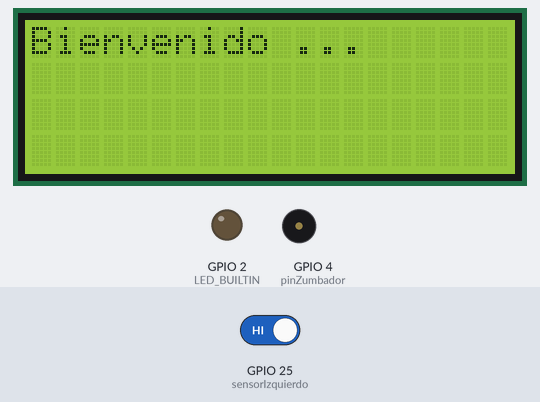
A program run on a simulated ESP32. Shown: 20×4 character LCD, output pins drawn as LEDs (lit = HIGH), buzzer (waves = sounding). Inputs (shaded band) come from the test bench; at power-on: GPIO 25 (sensorIzquierdo) HIGH. WiFi joins after 1.5 s; servers stay silent unless stated; uploads are accepted with an empty reply; what the program prints to the serial monitor is not drawn.

Above: at 0.1 s.
3.3 s: GPIO 25 (sensorIzquierdo) driven LOW
At 5.4 s:
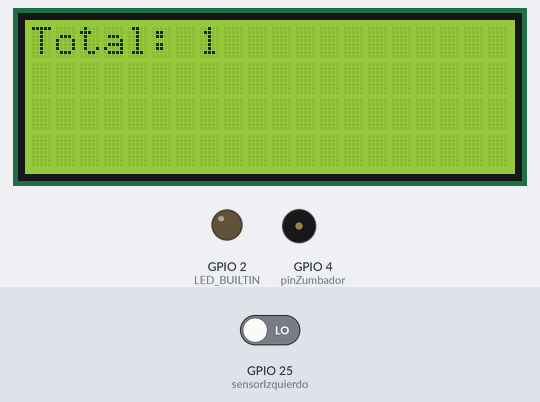
At 9.6 s:
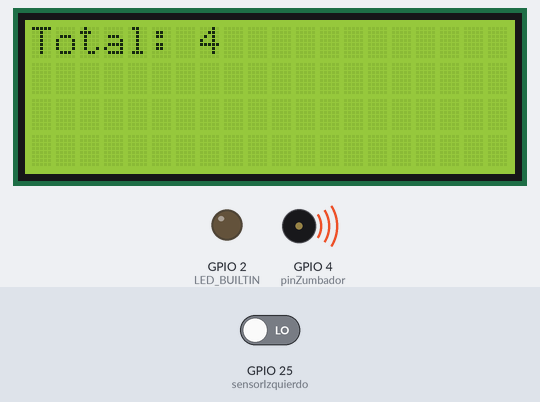
Timing chart, 0 to 12.3 s (numbered marks = the images above; inputs shaded):
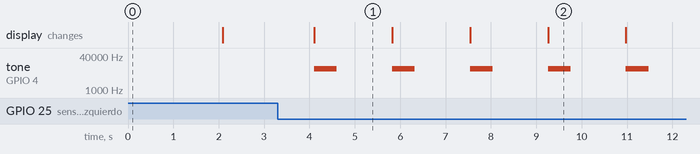

Measured:
- after the input at 3.3 s, tone on GPIO 4 (pinZumbador): alternates 10000 Hz for 0.50 s and silent for 1.2 s, starting after 0.81 s; the display: changes after 0.81 s (image 1)

The program:

main.cpp
```cpp
#include <Arduino.h>
#include <WiFi.h>
#include <HTTPClient.h>

#include <Wire.h>
#include <LiquidCrystal_I2C.h>

LiquidCrystal_I2C lcd(0x27,20,4);

// #include <NTPClient.h>
// #include <WiFiUdp.h>

//-------------------------------------------------------
// Variables

#define LED_BUILTIN 2

int sensorIzquierdo = 25; // Sensor 1

int contadorAcertado = 0; // Contador de aciertos.
int contadorFallidos = 0; // Contador de fallos.

// Variables de url
String ip = "192.168.43.20"; //192.168.0.105 / 192.168.86.20 / 172.22.146.121 / 192.168.184.20
int puerto = 3000;
String ruta = "/save-counter"; // Ruta del recurso

String urlCompleta = "http://" + ip + ":" + String(puerto) + ruta;

HTTPClient http;

//------------------Variables de zumbador-------------------------------------

int pinZumbador = 4;
int canal = 0;
int frec = 10000;
int resolucion = 8;


// Para tiempo
// WiFiUdp ntpUDP;
// NTPClient timeClient(ntpUDP, "pool.ntp.org", -5 * 3600); // Zona horaria GMT-5 (Lima)


//-------------------------------------------------------

//---------------------------------------------------------Credenciales--------------------------------------------------------------------------

//.-.-.-.-.-.-Credenciales WiFi.-.-.-.-.-.-.-.-.-.

/*
|----------------------|--------------|
|         SSID         | Contraseña   |
|----------------------|--------------|
|TP-Link_B0C6          | 86150903     |
|Comunidad Innovadores | INn0V4-2K23!*|
|moto g(100) _1502     | 12345678     |
|Dronexx               | 123456789    |
|HONOR 90 Lite         | potito123    |
|Redmi 10c             | 12345678     |
|Movistar Home         | tony123456   |
|----------------------|--------------|
*/
  // SSID & contraseña
  // Esta sección define dos variables constantes que almacenan el nombre de la red WiFi (SSID) y su contraseña.
const char* ssid = "Movistar Home";
const char* contrasena = "tony123456";
//.-.-.-.-.-.-.-.-.-.-.-.-.-.-.-..-.-.-.-.-.-.-.-.

//----------------------------------------------------------------------------------------------------------------------------------------------
void wificonect() {

  // Se intenta establecer la conexión a la red WiFi
  WiFi.begin(ssid, contrasena, 6); // Inicia la conexión a la red WiFi utilizando el SSID y la contraseña especificados.
  // El parámetro 6 indica el canal WiFi a utilizar.

  // Se espera a que la conexión se establezca
  while (WiFi.status() != WL_CONNECTED) { // Entra en un ciclo que se repite hasta que la conexión se establezca.
    Serial.println("Aun no conectado");
    delay(250); // Se introduce un retardo de 250 mili segundos entre cada iteración del ciclo.
    // spinner(); // Se llama a la función spinner() para mostrar un spinner en el display LCD.
  }

  // Muestra mensajes de confirmación de conexión
  Serial.println("");
  Serial.println("¡WiFi conectado!");
  Serial.print("IP: ");
  Serial.println(WiFi.localIP());
}

//------------------------------------------------------------------------------------------------------------------------------------------------------------------

void setup() {

  lcd.init();
  lcd.backlight();

  lcd.setCursor(0, 0); // ponemos el cursor en la posición de la columna 0 y fila 0
  lcd.print("Bienvenido ...");

  pinMode(LED_BUILTIN, OUTPUT);

  Serial.begin(115200); // Comunicación con nuestro monitor serial

  // Inicializamos la salida del PWM
  ledcSetup(canal, frec, resolucion);
  // Declaramos pin donde se conecta el zumbador
  ledcAttachPin(pinZumbador, 0);

  wificonect(); // Llamamos a la función wificonect() para conectarnos a una red WiFi
  // sensor de proximidad
  pinMode(sensorIzquierdo, INPUT);
  // http.begin(urlCompleta); // Inicia conexión con el server
  delay(500); // Esperamos medio segundo
}

void loop() {

  Serial.print("IP: "); // Imprime el texto "IP: " en el monitor serial.
  Serial.println(WiFi.localIP()); // Imprime la dirección IP local asignada al dispositivo en el monitor serial.

  lcd.clear();

  digitalRead(sensorIzquierdo);

  if (!digitalRead(sensorIzquierdo)) {
    contadorAcertado = contadorAcertado + 1;  // Incrementamos el contador cuando se detecta
    Serial.print("Acertado: ");
    Serial.println(contadorAcertado);

    lcd.setCursor(0, 0);

    lcd.print("Total: " + String(contadorAcertado) + "       ");

    // Enviamos un tono
    ledcWriteTone(0, frec);
    delay(500);
    ledcWriteTone(0, 0); // apagamos el zumbador

    if (WiFi.status() == WL_CONNECTED) {

      http.begin(urlCompleta); // Inicia conexión con el server
      http.addHeader("Content-Type", "application/json");

      String requestBody = "{\"contadorAcertado\":";
      requestBody += contadorAcertado;
      requestBody += "}";

      int httpResponseCode = http.POST(requestBody);

      if (httpResponseCode == 200) {
        Serial.println("Counter data sent successfully");
      } else {
        Serial.print("Error: ");
        Serial.println(http.errorToString(httpResponseCode).c_str());
      }

      http.end();
    }

  } else {
    contadorFallidos++;
    Serial.print("Fallido: ");
    Serial.println(contadorFallidos);
  }

  delay(1000);

}
```
